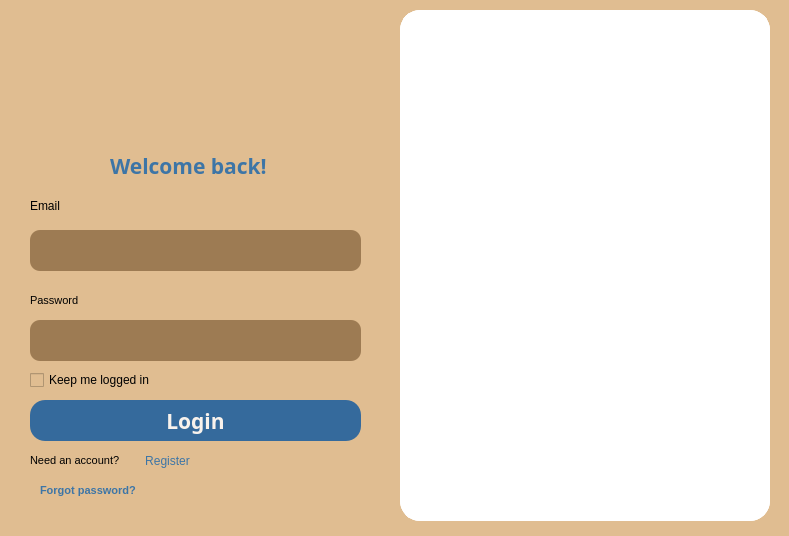
<?xml version="1.0" encoding="UTF-8"?>
<ui version="4.0">
 <class>MainWindow</class>
 <widget class="QMainWindow" name="MainWindow">
  <property name="geometry">
   <rect>
    <x>0</x>
    <y>0</y>
    <width>789</width>
    <height>536</height>
   </rect>
  </property>
  <property name="windowTitle">
   <string>MainWindow</string>
  </property>
  <property name="styleSheet">
   <string notr="true">background-color: rgb(224,189,145);</string>
  </property>
  <widget class="QWidget" name="centralwidget">
   <widget class="QWidget" name="Login" native="true">
    <property name="geometry">
     <rect>
      <x>40</x>
      <y>10</y>
      <width>321</width>
      <height>121</height>
     </rect>
    </property>
    <layout class="QVBoxLayout" name="verticalLayout">
     <item>
      <widget class="QLabel" name="label_2">
       <property name="text">
        <string/>
       </property>
       <property name="pixmap">
        <pixmap>img/logo.png</pixmap>
       </property>
       <property name="scaledContents">
        <bool>true</bool>
       </property>
      </widget>
     </item>
    </layout>
   </widget>
   <widget class="QWidget" name="Logo" native="true">
    <property name="geometry">
     <rect>
      <x>400</x>
      <y>10</y>
      <width>370</width>
      <height>511</height>
     </rect>
    </property>
    <property name="styleSheet">
     <string notr="true">background-color: rgb(255, 255, 255);
border-style: solid;
border-width: 1px;
border-color: white;
border-radius: 20px;</string>
    </property>
    <layout class="QVBoxLayout" name="verticalLayout_2">
     <item>
      <widget class="QLabel" name="label">
       <property name="text">
        <string/>
       </property>
       <property name="pixmap">
        <pixmap>img/3766277.jpg</pixmap>
       </property>
       <property name="scaledContents">
        <bool>true</bool>
       </property>
      </widget>
     </item>
    </layout>
   </widget>
   <widget class="QLabel" name="label_3">
    <property name="geometry">
     <rect>
      <x>110</x>
      <y>150</y>
      <width>171</width>
      <height>31</height>
     </rect>
    </property>
    <property name="font">
     <font>
      <family>Bahnschrift</family>
      <pointsize>16</pointsize>
      <weight>75</weight>
      <italic>false</italic>
      <bold>true</bold>
     </font>
    </property>
    <property name="styleSheet">
     <string notr="true">font: 600 16pt &quot;Bahnschrift&quot;;
color: rgb(61,117,166);</string>
    </property>
    <property name="text">
     <string>Welcome back!</string>
    </property>
   </widget>
   <widget class="QLabel" name="label_4">
    <property name="geometry">
     <rect>
      <x>30</x>
      <y>190</y>
      <width>171</width>
      <height>31</height>
     </rect>
    </property>
    <property name="font">
     <font>
      <pointsize>9</pointsize>
     </font>
    </property>
    <property name="styleSheet">
     <string notr="true"/>
    </property>
    <property name="text">
     <string>Email</string>
    </property>
   </widget>
   <widget class="QLineEdit" name="lineEdit">
    <property name="geometry">
     <rect>
      <x>30</x>
      <y>230</y>
      <width>331</width>
      <height>41</height>
     </rect>
    </property>
    <property name="font">
     <font>
      <pointsize>10</pointsize>
     </font>
    </property>
    <property name="styleSheet">
     <string notr="true">background-color: rgb(157, 123, 83);
color: white;
border-style: solid;
border-radius: 10px;</string>
    </property>
   </widget>
   <widget class="QLineEdit" name="lineEdit_2">
    <property name="geometry">
     <rect>
      <x>30</x>
      <y>320</y>
      <width>331</width>
      <height>41</height>
     </rect>
    </property>
    <property name="font">
     <font>
      <pointsize>10</pointsize>
     </font>
    </property>
    <property name="styleSheet">
     <string notr="true">background-color: rgb(157, 123, 83);
color: white;
border-style: solid;
border-radius: 10px;</string>
    </property>
    <property name="echoMode">
     <enum>QLineEdit::Password</enum>
    </property>
   </widget>
   <widget class="QLabel" name="label_5">
    <property name="geometry">
     <rect>
      <x>30</x>
      <y>290</y>
      <width>171</width>
      <height>21</height>
     </rect>
    </property>
    <property name="font">
     <font>
      <pointsize>8</pointsize>
     </font>
    </property>
    <property name="styleSheet">
     <string notr="true"/>
    </property>
    <property name="text">
     <string>Password</string>
    </property>
   </widget>
   <widget class="QCheckBox" name="checkBox">
    <property name="geometry">
     <rect>
      <x>30</x>
      <y>370</y>
      <width>141</width>
      <height>20</height>
     </rect>
    </property>
    <property name="text">
     <string>Keep me logged in</string>
    </property>
   </widget>
   <widget class="QPushButton" name="loginButton">
    <property name="geometry">
     <rect>
      <x>30</x>
      <y>400</y>
      <width>331</width>
      <height>41</height>
     </rect>
    </property>
    <property name="font">
     <font>
      <family>Bahnschrift</family>
      <pointsize>16</pointsize>
      <weight>75</weight>
      <italic>false</italic>
      <bold>true</bold>
     </font>
    </property>
    <property name="cursor">
     <cursorShape>PointingHandCursor</cursorShape>
    </property>
    <property name="styleSheet">
     <string notr="true">border-radius: 15px;
font: 600 16pt &quot;Bahnschrift&quot;;
background-color: #356a9c;
color: #F8F2EC;</string>
    </property>
    <property name="text">
     <string>Login</string>
    </property>
   </widget>
   <widget class="QLabel" name="label_6">
    <property name="geometry">
     <rect>
      <x>30</x>
      <y>450</y>
      <width>171</width>
      <height>21</height>
     </rect>
    </property>
    <property name="font">
     <font>
      <pointsize>8</pointsize>
     </font>
    </property>
    <property name="styleSheet">
     <string notr="true"/>
    </property>
    <property name="text">
     <string>Need an account?</string>
    </property>
   </widget>
   <widget class="QLabel" name="label_8">
    <property name="geometry">
     <rect>
      <x>40</x>
      <y>480</y>
      <width>171</width>
      <height>21</height>
     </rect>
    </property>
    <property name="font">
     <font>
      <pointsize>8</pointsize>
      <weight>75</weight>
      <bold>true</bold>
     </font>
    </property>
    <property name="cursor">
     <cursorShape>PointingHandCursor</cursorShape>
    </property>
    <property name="styleSheet">
     <string notr="true">color:rgb(61,117,166);
</string>
    </property>
    <property name="text">
     <string>Forgot password?</string>
    </property>
   </widget>
   <widget class="QPushButton" name="loginButton">
    <property name="geometry">
     <rect>
      <x>130</x>
      <y>450</y>
      <width>75</width>
      <height>21</height>
     </rect>
    </property>
    <property name="font">
     <font>
      <family>MS Shell Dlg 2</family>
      <pointsize>9</pointsize>
      <weight>50</weight>
      <italic>false</italic>
      <bold>false</bold>
     </font>
    </property>
    <property name="cursor">
     <cursorShape>PointingHandCursor</cursorShape>
    </property>
    <property name="styleSheet">
     <string notr="true">border-radius: 15px;
background-color: none;
color:rgb(61,117,166);
</string>
    </property>
    <property name="text">
     <string>Register</string>
    </property>
   </widget>
  </widget>
 </widget>
 <resources/>
 <connections/>
</ui>
